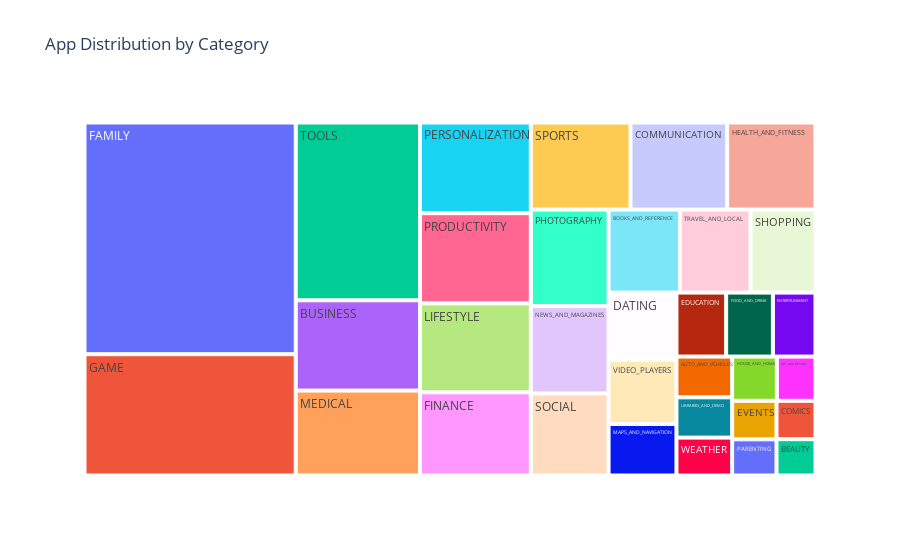
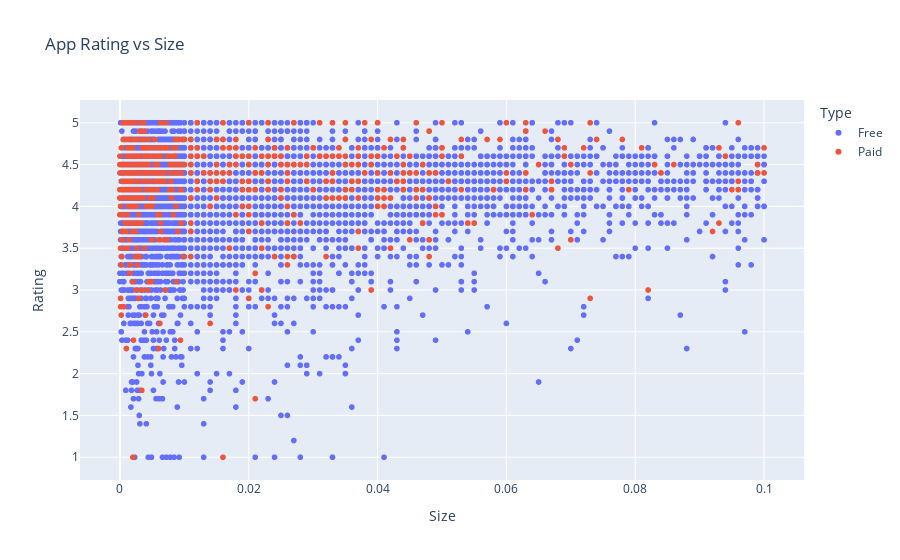
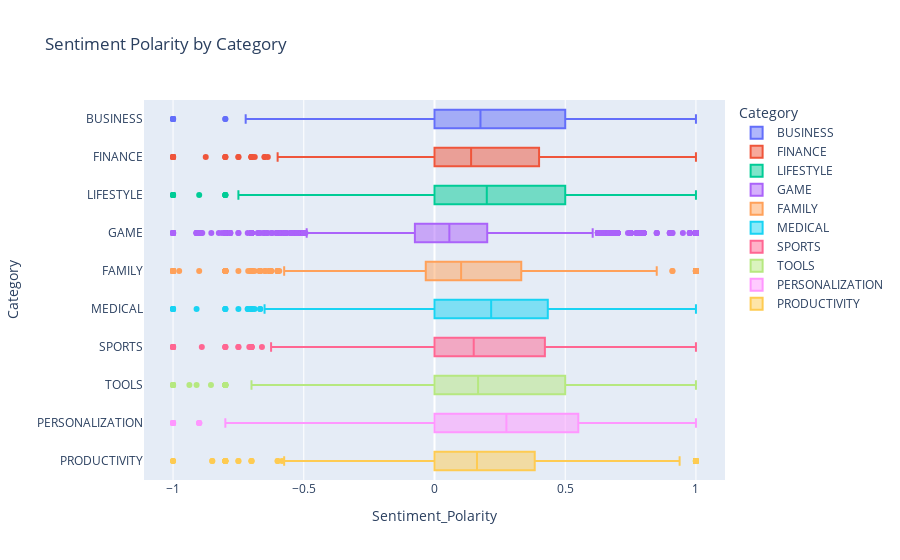

The cell these charts' notebook holds for them, in order:
### Code cell
# Interactive category distribution
fig = px.treemap(apps_df, path=['Category'], title='App Distribution by Category')
fig.show()

# Interactive rating vs size
fig = px.scatter(apps_df, x='Size', y='Rating', color='Type', 
                 hover_data=['App', 'Category'],
                 title='App Rating vs Size')
fig.show()

# Interactive sentiment analysis
fig = px.box(merged[merged['Category'].isin(top_categories.index)], 
             x='Sentiment_Polarity', y='Category', 
             color='Category', title='Sentiment Polarity by Category')
fig.show()

### Figure 1 — Plotly figure (JSON) as saved in the notebook; plotly's stock layout.template omitted (floating-point values rounded to 4 significant figures)
{"data": [{"branchvalues": "total", "domain": {"x": [0, 1], "y": [0, 1]}, "hovertemplate": "labels=%{label}<br>count=%{value}<br>parent=%{parent}<br>id=%{id}<extra></extra>", "ids": ["ART_AND_DESIGN", "AUTO_AND_VEHICLES", "BEAUTY", "BOOKS_AND_REFERENCE", "BUSINESS", "COMICS", "COMMUNICATION", "DATING", "EDUCATION", "ENTERTAINMENT", "EVENTS", "FINANCE", "FOOD_AND_DRINK", "HEALTH_AND_FITNESS", "HOUSE_AND_HOME", "LIBRARIES_AND_DEMO", "LIFESTYLE", "GAME", "FAMILY", "MEDICAL", "SOCIAL", "SHOPPING", "PHOTOGRAPHY", "SPORTS", "TRAVEL_AND_LOCAL", "TOOLS", "PERSONALIZATION", "PRODUCTIVITY", "PARENTING", "WEATHER", "VIDEO_PLAYERS", "NEWS_AND_MAGAZINES", "MAPS_AND_NAVIGATION"], "labels": ["ART_AND_DESIGN", "AUTO_AND_VEHICLES", "BEAUTY", "BOOKS_AND_REFERENCE", "BUSINESS", "COMICS", "COMMUNICATION", "DATING", "EDUCATION", "ENTERTAINMENT", "EVENTS", "FINANCE", "FOOD_AND_DRINK", "HEALTH_AND_FITNESS", "HOUSE_AND_HOME", "LIBRARIES_AND_DEMO", "LIFESTYLE", "GAME", "FAMILY", "MEDICAL", "SOCIAL", "SHOPPING", "PHOTOGRAPHY", "SPORTS", "TRAVEL_AND_LOCAL", "TOOLS", "PERSONALIZATION", "PRODUCTIVITY", "PARENTING", "WEATHER", "VIDEO_PLAYERS", "NEWS_AND_MAGAZINES", "MAPS_AND_NAVIGATION"], "name": "", "parents": ["", "", "", "", "", "", "", "", "", "", "", "", "", "", "", "", "", "", "", "", "", "", "", "", "", "", "", "", "", "", "", "", ""], "type": "treemap", "values": [64, 85, 53, 222, 420, 56, 315, 171, 119, 102, 64, 345, 112, 288, 74, 84, 369, 959, 1832, 395, 239, 202, 281, 325, 219, 827, 376, 374, 60, 79, 163, 254, 131]}], "layout": {"legend": {"tracegroupgap": 0}, "title": {"text": "App Distribution by Category"}}}

### Figure 2 — Plotly figure (JSON) as saved in the notebook; plotly's stock layout.template omitted (floating-point values rounded to 4 significant figures; data arrays with more than 128 entries replaced by an {"elided": "..."} marker saying what was removed)
{"data": [{"customdata": {"elided": "8903x2 str values"}, "hovertemplate": "Type=Free<br>Size=%{x}<br>Rating=%{y}<br>App=%{customdata[0]}<br>Category=%{customdata[1]}<extra></extra>", "legendgroup": "Free", "marker": {"color": "#636efa", "symbol": "circle"}, "mode": "markers", "name": "Free", "showlegend": true, "type": "scattergl", "x": {"elided": "8903 float values"}, "xaxis": "x", "y": {"elided": "8903 float values"}, "yaxis": "y"}, {"customdata": {"elided": "756x2 str values"}, "hovertemplate": "Type=Paid<br>Size=%{x}<br>Rating=%{y}<br>App=%{customdata[0]}<br>Category=%{customdata[1]}<extra></extra>", "legendgroup": "Paid", "marker": {"color": "#EF553B", "symbol": "circle"}, "mode": "markers", "name": "Paid", "showlegend": true, "type": "scattergl", "x": {"elided": "756 float values"}, "xaxis": "x", "y": {"elided": "756 float values"}, "yaxis": "y"}], "layout": {"legend": {"title": {"text": "Type"}, "tracegroupgap": 0}, "title": {"text": "App Rating vs Size"}, "xaxis": {"anchor": "y", "domain": [0, 1], "title": {"text": "Size"}}, "yaxis": {"anchor": "x", "domain": [0, 1], "title": {"text": "Rating"}}}}

### Figure 3 — Plotly figure (JSON) as saved in the notebook; plotly's stock layout.template omitted (floating-point values rounded to 4 significant figures; data arrays with more than 128 entries replaced by an {"elided": "..."} marker saying what was removed)
{"data": [{"alignmentgroup": "True", "hovertemplate": "Category=%{y}<br>Sentiment_Polarity=%{x}<extra></extra>", "legendgroup": "BUSINESS", "marker": {"color": "#636efa"}, "name": "BUSINESS", "notched": false, "offsetgroup": "BUSINESS", "orientation": "h", "showlegend": true, "type": "box", "x": {"elided": "1600 float values"}, "x0": " ", "xaxis": "x", "y": {"elided": "1600 str values"}, "y0": " ", "yaxis": "y"}, {"alignmentgroup": "True", "hovertemplate": "Category=%{y}<br>Sentiment_Polarity=%{x}<extra></extra>", "legendgroup": "FINANCE", "marker": {"color": "#EF553B"}, "name": "FINANCE", "notched": false, "offsetgroup": "FINANCE", "orientation": "h", "showlegend": true, "type": "box", "x": {"elided": "2200 float values"}, "x0": " ", "xaxis": "x", "y": {"elided": "2200 str values"}, "y0": " ", "yaxis": "y"}, {"alignmentgroup": "True", "hovertemplate": "Category=%{y}<br>Sentiment_Polarity=%{x}<extra></extra>", "legendgroup": "LIFESTYLE", "marker": {"color": "#00cc96"}, "name": "LIFESTYLE", "notched": false, "offsetgroup": "LIFESTYLE", "orientation": "h", "showlegend": true, "type": "box", "x": {"elided": "1563 float values"}, "x0": " ", "xaxis": "x", "y": {"elided": "1563 str values"}, "y0": " ", "yaxis": "y"}, {"alignmentgroup": "True", "hovertemplate": "Category=%{y}<br>Sentiment_Polarity=%{x}<extra></extra>", "legendgroup": "GAME", "marker": {"color": "#ab63fa"}, "name": "GAME", "notched": false, "offsetgroup": "GAME", "orientation": "h", "showlegend": true, "type": "box", "x": {"elided": "10540 float values"}, "x0": " ", "xaxis": "x", "y": {"elided": "10540 str values"}, "y0": " ", "yaxis": "y"}, {"alignmentgroup": "True", "hovertemplate": "Category=%{y}<br>Sentiment_Polarity=%{x}<extra></extra>", "legendgroup": "FAMILY", "marker": {"color": "#FFA15A"}, "name": "FAMILY", "notched": false, "offsetgroup": "FAMILY", "orientation": "h", "showlegend": true, "type": "box", "x": {"elided": "3969 float values"}, "x0": " ", "xaxis": "x", "y": {"elided": "3969 str values"}, "y0": " ", "yaxis": "y"}, {"alignmentgroup": "True", "hovertemplate": "Category=%{y}<br>Sentiment_Polarity=%{x}<extra></extra>", "legendgroup": "MEDICAL", "marker": {"color": "#19d3f3"}, "name": "MEDICAL", "notched": false, "offsetgroup": "MEDICAL", "orientation": "h", "showlegend": true, "type": "box", "x": {"elided": "2234 float values"}, "x0": " ", "xaxis": "x", "y": {"elided": "2234 str values"}, "y0": " ", "yaxis": "y"}, {"alignmentgroup": "True", "hovertemplate": "Category=%{y}<br>Sentiment_Polarity=%{x}<extra></extra>", "legendgroup": "SPORTS", "marker": {"color": "#FF6692"}, "name": "SPORTS", "notched": false, "offsetgroup": "SPORTS", "orientation": "h", "showlegend": true, "type": "box", "x": {"elided": "2600 float values"}, "x0": " ", "xaxis": "x", "y": {"elided": "2600 str values"}, "y0": " ", "yaxis": "y"}, {"alignmentgroup": "True", "hovertemplate": "Category=%{y}<br>Sentiment_Polarity=%{x}<extra></extra>", "legendgroup": "TOOLS", "marker": {"color": "#B6E880"}, "name": "TOOLS", "notched": false, "offsetgroup": "TOOLS", "orientation": "h", "showlegend": true, "type": "box", "x": {"elided": "2612 float values"}, "x0": " ", "xaxis": "x", "y": {"elided": "2612 str values"}, "y0": " ", "yaxis": "y"}, {"alignmentgroup": "True", "hovertemplate": "Category=%{y}<br>Sentiment_Polarity=%{x}<extra></extra>", "legendgroup": "PERSONALIZATION", "marker": {"color": "#FF97FF"}, "name": "PERSONALIZATION", "notched": false, "offsetgroup": "PERSONALIZATION", "orientation": "h", "showlegend": true, "type": "box", "x": {"elided": "1800 float values"}, "x0": " ", "xaxis": "x", "y": {"elided": "1800 str values"}, "y0": " ", "yaxis": "y"}, {"alignmentgroup": "True", "hovertemplate": "Category=%{y}<br>Sentiment_Polarity=%{x}<extra></extra>", "legendgroup": "PRODUCTIVITY", "marker": {"color": "#FECB52"}, "name": "PRODUCTIVITY", "notched": false, "offsetgroup": "PRODUCTIVITY", "orientation": "h", "showlegend": true, "type": "box", "x": {"elided": "2760 float values"}, "x0": " ", "xaxis": "x", "y": {"elided": "2760 str values"}, "y0": " ", "yaxis": "y"}], "layout": {"boxmode": "overlay", "legend": {"title": {"text": "Category"}, "tracegroupgap": 0}, "title": {"text": "Sentiment Polarity by Category"}, "xaxis": {"anchor": "y", "domain": [0, 1], "title": {"text": "Sentiment_Polarity"}}, "yaxis": {"anchor": "x", "categoryarray": ["PRODUCTIVITY", "PERSONALIZATION", "TOOLS", "SPORTS", "MEDICAL", "FAMILY", "GAME", "LIFESTYLE", "FINANCE", "BUSINESS"], "categoryorder": "array", "domain": [0, 1], "title": {"text": "Category"}}}}
